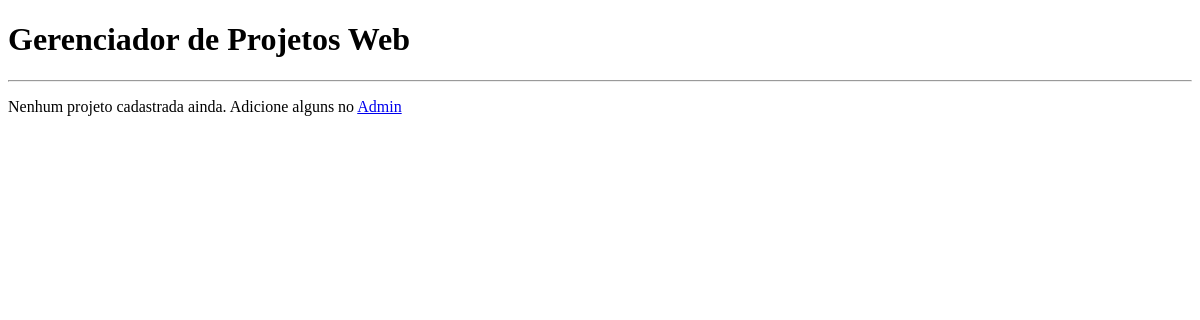
Page /projetos/ on the earlier database version.
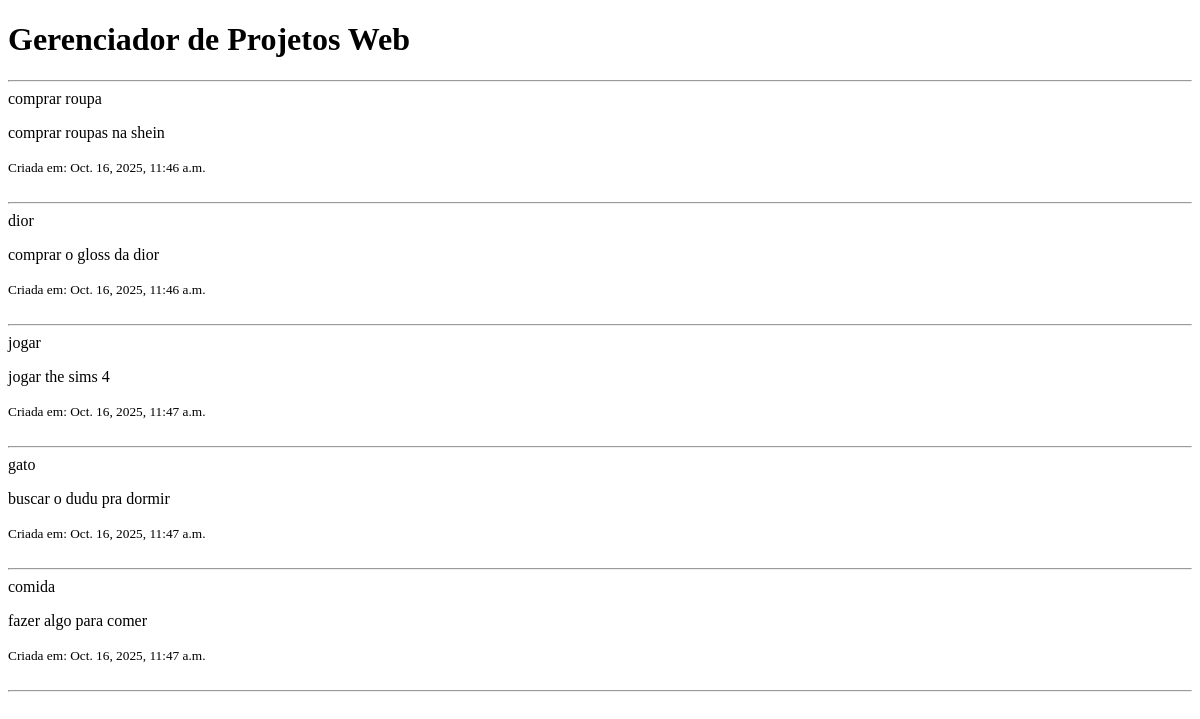
Same page on the later database version.
### projetos/models.py (models this page shows, shortened)
class Projeto (models.Model):
    nome = models.CharField (max_length = 200)
    descricao = models.TextField (blank=True, null=True)
    data_criacao = models.DateTimeField (auto_now_add=True)

### projetos/views.py (the view)
def listar_projetos(request):
    projetos_salvos = Projeto.objects.all()
    contexto = {
        'meus_projetos': projetos_salvos
    }
    return render(request, 'projetos/lista.html', contexto)

### projetos/templates/projetos/lista.html (shortened to what this page needs)
<!DOCTYPE html>
<html lang="pt-br">
<head>
    {% load static %}
</head>
<body>
    <h1>Gerenciador de Projetos Web</h1>
    <hr>
    {% for projeto in meus_projetos %}
        <div>
            <h2?><a>{{ projeto.nome }}</a></h2>
            <p>{{projeto.descricao}}</p>
            <small>Criada em: {{ projeto.data_criacao}}</small>
        </div><br><hr>
    {% empty %}
         <p>Nenhum projeto cadastrada ainda. Adicione alguns no <a href="/admin/">Admin</a></p>
    {% endfor %}
</body>
</html>

Differences in the rows shown:
added Projeto: nome "comprar roupa", descricao "comprar roupas na shein", data_criacao "Oct. 16, 2025, 11:46 a.m."
added Projeto: nome "dior", descricao "comprar o gloss da dior", data_criacao "Oct. 16, 2025, 11:46 a.m."
added Projeto: nome "jogar", descricao "jogar the sims 4", data_criacao "Oct. 16, 2025, 11:47 a.m."
added Projeto: nome "gato", descricao "buscar o dudu pra dormir", data_criacao "Oct. 16, 2025, 11:47 a.m."
added Projeto: nome "comida", descricao "fazer algo para comer", data_criacao "Oct. 16, 2025, 11:47 a.m."
Other differences:
text no longer shown: "Nenhum projeto cadastrada ainda. Adicione alguns no Admin"
